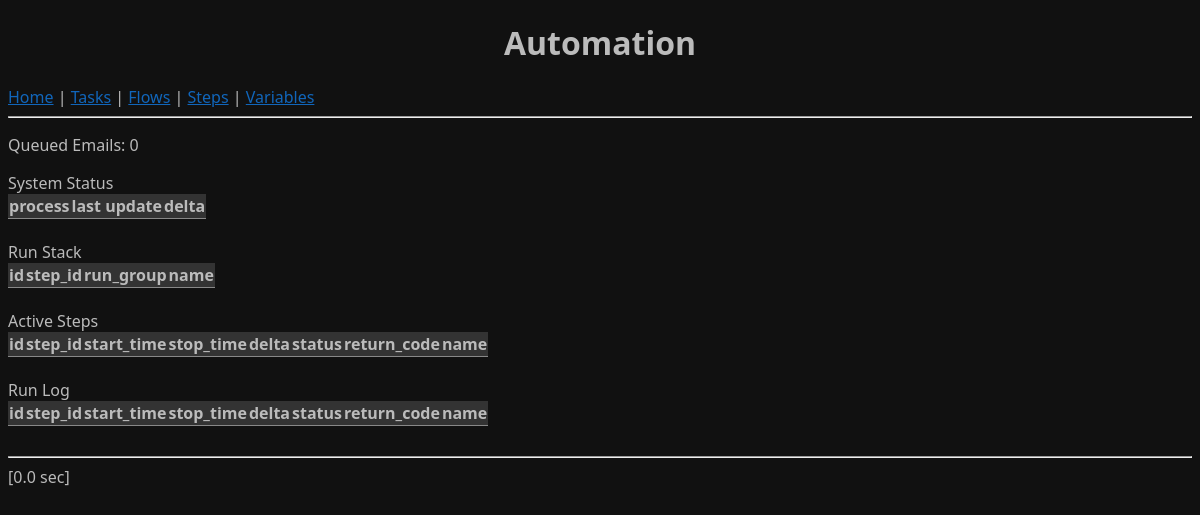
Page /interface/index.php on the earlier database version.
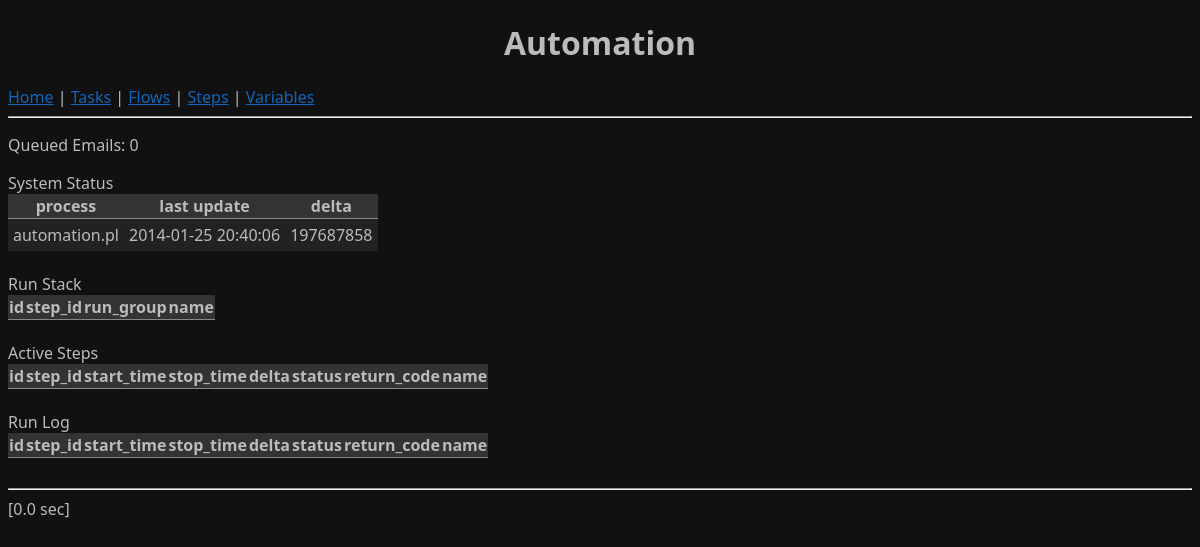
Same page on the later database version.
### tables this page shows
CREATE TABLE `heartbeats` (
  `id` int(11) NOT NULL AUTO_INCREMENT,
  `name` varchar(32) NOT NULL,
  `date` datetime NOT NULL,
  PRIMARY KEY (`id`)
) DEFAULT CHARSET=utf8;

### interface/common/database.php (called while the page is built, shortened)
<?php
function GetEmailQueueSize() {
   $result = mysql_query("SELECT count(1) size FROM email_queue WHERE status != 1");
   if($row = mysql_fetch_array($result)) {
      return $row['size'];
   }
   return -1;
}
function GetHeartbeats() {
   $result = mysql_query("SELECT id,name,date,unix_timestamp(sysdate()) - unix_timestamp(date) delta FROM heartbeats");
   $heartbeats = array();
   while($row = mysql_fetch_array($result)) {
      $heartbeat['id'] = $row['id'];
      $heartbeat['name'] = $row['name'];
      $heartbeat['date'] = $row['date'];
      $heartbeat['delta'] = $row['delta'];
      array_push($heartbeats, $heartbeat);
   }
   return $heartbeats;
}
?>

### interface/index.php (the view, shortened to what this page needs)
<!DOCTYPE html PUBLIC "-//W3C//DTD XHTML 1.0 Transitional//EN" "http://www.w3.org/TR/xhtml1/DTD/xhtml1-transitional.dtd">
<html xmlns="http://www.w3.org/1999/xhtml">
   <head>
      <link rel="stylesheet" type="text/css" href="common/style.css">
   </head>
   <body>
      <?php
      require('./common/header.php');
      ?>
      <p>
         Queued Emails: <?php echo GetEmailQueueSize(); ?>
      </p>
      System Status
      <table>
         <tr><th>process</th><th>last update</th><th>delta</th></tr>
         <?php
         $heartbeats = GetHeartbeats();
         foreach($heartbeats as $heartbeat) {
            echo "<tr><td>{$heartbeat['name']}</td><td>{$heartbeat['date']}</td><td>{$heartbeat['delta']}</td></tr>";
         }
         ?>
      </table><br />
      Run Stack
      <table>
         <tr><th>id</th><th>step_id</th><th>run_group</th><th>name</th></tr>
      </table><br />
      Active Steps
      <table>
         <tr><th>id</th><th>step_id</th><th>start_time</th><th>stop_time</th><th>delta</th><th>status</th><th>return_code</th><th>name</th></tr>
      </table><br />
      Run Log
      <table>
         <tr><th>id</th><th>step_id</th><th>start_time</th><th>stop_time</th><th>delta</th><th>status</th><th>return_code</th><th>name</th></tr>
      </table><br />
      <?php
      require('./common/footer.php');
      ?>
   </body>
</html>

### interface/common/header.php (shortened to what this page needs)
<?php
$headerTime = microtime(true);
?>
<div>
   <h1>Automation</h1>
   <a href="index.php">Home</a> |
   <a href="tasks.php">Tasks</a> |
   <a href="flows.php">Flows</a> |
   <a href="steps.php">Steps</a> |
   <a href="variables.php">Variables</a>
</div>
<hr />
<div>
   <?php
   require('database.php');
   ?>

### interface/common/footer.php (shortened to what this page needs)
<?php
$footerTime = microtime(true);
$processingTime = $footerTime - $headerTime;
echo '</div><hr /><div>' . sprintf('[%.1f sec]',$processingTime) . '</div>';
?>

### interface/common/style.css (style rules this page uses)
body { background-color: #111111; color: #BBBBBB; font-family: Calibri, Segoe, "Segoe UI", Optima, Arial, sans-serif; }
h1 { text-align: center; }
a:link { color:#1166BB; }
table { border-collapse: collapse; }
td { padding: 5px; }
tr:nth-child(2n) { background: #222; }
tr:nth-child(2n+1) { background: #333; }
tr:nth-child(1) { border-bottom: 1px solid #888; }

Differences in the rows shown:
added heartbeats: name "automation.pl", date "2014-01-25 20:40:06", delta "197687858"
